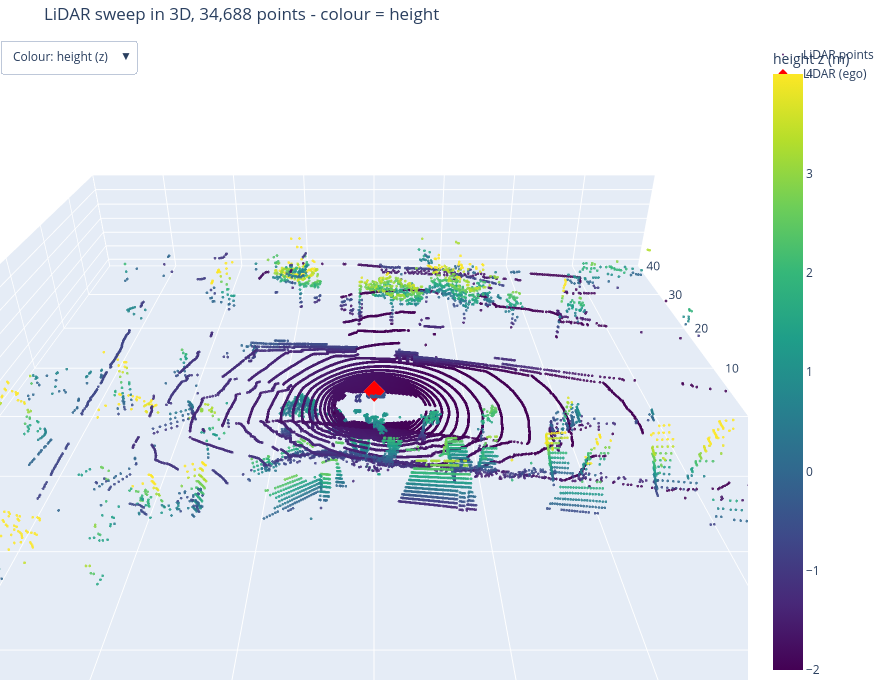

Notebook code cell kept with this figure:
### Markdown cell above
## 8b. LiDAR in 3D - how it works, and what the colours mean

**How the sensor works:** the roof-mounted `LIDAR_TOP` unit spins around its vertical axis at 20 Hz (one full sweep per spin). It has 32 laser diodes stacked at fixed vertical angles; as the unit rotates, each beam fires thousands of infrared pulses per second and times how long each pulse takes to bounce off something and return - distance = (speed of light x time-of-flight) / 2. Combining that range with the beam's fixed elevation angle and the current rotation (azimuth) angle gives one 3D point `(x, y, z)` per pulse. Repeat that for all 32 beams over one spin and you get the ~30-40k-point sweep loaded above.

Because the elevation angles are fixed, returns fall on 32 near-horizontal rings that are dense close to the car and progressively more spread out with range and height - this is the `ring index` the raw `.pcd.bin` file stores (the devkit keeps only x, y, z, intensity).

**Reading the 3D plot below:**
- Each dot = one laser return, plotted at its real `(x, y, z)` position in the ego (car) frame.
- Colour = **height** `z` above the car by default, Viridis colormap: dark purple/blue = ground level, green = roughly 1-2 m (car roofs, pedestrians), yellow = 3 m+ (poles, signs, building facades).
- Use the dropdown to switch colour to **intensity** (Inferno colormap) - how strongly each surface reflected the laser: bright = retroreflective (road paint, metal, signs), dark = absorbent (asphalt, glass, dark clothing).
- The red diamond at the origin is the LiDAR itself (car roof); the empty disk right around it is the small blind spot under the sensor.
- Drag to orbit, scroll to zoom, hover a point for its exact x/y/z and value.

### Code cell
import plotly.graph_objects as go

x, y, z, intensity = pc.points[0], pc.points[1], pc.points[2], pc.points[3]
i_lo, i_hi = float(np.percentile(intensity, 1)), float(np.percentile(intensity, 99))

fig = go.Figure(data=[go.Scatter3d(
    x=y, y=x, z=z,                      # plot-x = y (left+), plot-y = x (forward+): matches the BEV plot above
    mode="markers",
    marker=dict(size=1.6, color=z, colorscale="Viridis", cmin=-2, cmax=4, opacity=0.85,
                colorbar=dict(title="height z (m)")),
    customdata=np.stack([x, y, z, intensity], axis=-1),
    hovertemplate="x=%{customdata[0]:.1f}m  y=%{customdata[1]:.1f}m  z=%{customdata[2]:.1f}m"
                  "<br>intensity=%{customdata[3]:.0f}<extra></extra>",
    name="LiDAR points",
)])
fig.add_trace(go.Scatter3d(x=[0], y=[0], z=[0], mode="markers",
                            marker=dict(size=7, color="red", symbol="diamond"), name="LiDAR (ego)"))

fig.update_layout(
    scene=dict(xaxis=dict(title="y (m, left +)", range=[40, -40]),
               yaxis=dict(title="x (m, forward +)", range=[-40, 40]),
               zaxis=dict(title="z (m, up)", range=[-3, 10]),
               aspectmode="manual", aspectratio=dict(x=2, y=2, z=0.35),
               camera=dict(eye=dict(x=0, y=-1.7, z=1.0))),
    title=f"LiDAR sweep in 3D, {pc.points.shape[1]:,} points - colour = height",
    updatemenus=[dict(direction="down", x=0.0, y=1.0, xanchor="left", yanchor="top", buttons=[
        dict(label="Colour: height (z)", method="restyle",
             args=[{"marker.color": [z], "marker.colorscale": "Viridis", "marker.cmin": -2, "marker.cmax": 4,
                    "marker.colorbar.title": "height z (m)"}, [0]]),
        dict(label="Colour: intensity", method="restyle",
             args=[{"marker.color": [intensity], "marker.colorscale": "Inferno", "marker.cmin": i_lo, "marker.cmax": i_hi,
                    "marker.colorbar.title": "intensity"}, [0]]),
    ])],
    width=880, height=680, margin=dict(l=0, r=0, t=40, b=0),
)
fig.show()

### Figure 1 — Plotly figure (JSON) as saved in the notebook; plotly's stock layout.template omitted (floating-point values rounded to 4 significant figures; data arrays with more than 128 entries replaced by an {"elided": "..."} marker saying what was removed)
{"data": [{"customdata": {"elided": "34688x4 float values"}, "hovertemplate": "x=%{customdata[0]:.1f}m  y=%{customdata[1]:.1f}m  z=%{customdata[2]:.1f}m<br>intensity=%{customdata[3]:.0f}<extra></extra>", "marker": {"cmax": 4, "cmin": -2, "color": {"elided": "34688 float values"}, "colorbar": {"title": {"text": "height z (m)"}}, "colorscale": [[0, "#440154"], [0.1111, "#482878"], [0.2222, "#3e4989"], [0.3333, "#31688e"], [0.4444, "#26828e"], [0.5556, "#1f9e89"], [0.6667, "#35b779"], [0.7778, "#6ece58"], [0.8889, "#b5de2b"], [1, "#fde725"]], "opacity": 0.85, "size": 1.6}, "mode": "markers", "name": "LiDAR points", "type": "scatter3d", "x": {"elided": "34688 float values"}, "y": {"elided": "34688 float values"}, "z": {"elided": "34688 float values"}}, {"marker": {"color": "red", "size": 7, "symbol": "diamond"}, "mode": "markers", "name": "LiDAR (ego)", "type": "scatter3d", "x": [0], "y": [0], "z": [0]}], "layout": {"height": 680, "margin": {"b": 0, "l": 0, "r": 0, "t": 40}, "scene": {"aspectmode": "manual", "aspectratio": {"x": 2, "y": 2, "z": 0.35}, "camera": {"eye": {"x": 0, "y": -1.7, "z": 1}}, "xaxis": {"range": [40, -40], "title": {"text": "y (m, left +)"}}, "yaxis": {"range": [-40, 40], "title": {"text": "x (m, forward +)"}}, "zaxis": {"range": [-3, 10], "title": {"text": "z (m, up)"}}}, "title": {"text": "LiDAR sweep in 3D, 34,688 points - colour = height"}, "updatemenus": [{"buttons": [{"args": [{"marker.cmax": 4, "marker.cmin": -2, "marker.color": {"elided": "1x34688 float values"}, "marker.colorbar.title": "height z (m)", "marker.colorscale": "Viridis"}, [0]], "label": "Colour: height (z)", "method": "restyle"}, {"args": [{"marker.cmax": 100, "marker.cmin": 1, "marker.color": {"elided": "1x34688 int values"}, "marker.colorbar.title": "intensity", "marker.colorscale": "Inferno"}, [0]], "label": "Colour: intensity", "method": "restyle"}], "direction": "down", "x": 0, "xanchor": "left", "y": 1, "yanchor": "top"}], "width": 880}}
